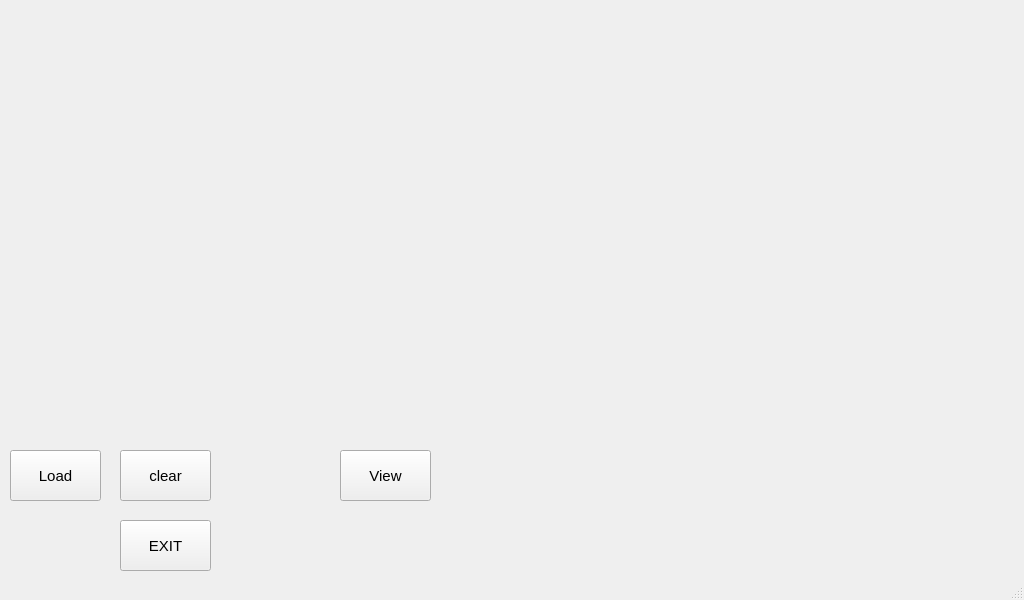
<?xml version="1.0" encoding="UTF-8"?>
<ui version="4.0">
 <class>MainWindow</class>
 <widget class="QMainWindow" name="MainWindow">
  <property name="geometry">
   <rect>
    <x>0</x>
    <y>0</y>
    <width>1024</width>
    <height>600</height>
   </rect>
  </property>
  <property name="windowTitle">
   <string>MainWindow</string>
  </property>
  <widget class="QWidget" name="centralwidget">
   <widget class="PlotWidget" name="plotWidget" native="true">
    <property name="geometry">
     <rect>
      <x>10</x>
      <y>10</y>
      <width>1001</width>
      <height>431</height>
     </rect>
    </property>
   </widget>
   <widget class="QPushButton" name="loadButton">
    <property name="geometry">
     <rect>
      <x>10</x>
      <y>450</y>
      <width>91</width>
      <height>51</height>
     </rect>
    </property>
    <property name="font">
     <font>
      <pointsize>11</pointsize>
     </font>
    </property>
    <property name="text">
     <string>Load</string>
    </property>
   </widget>
   <widget class="QPushButton" name="viewButton">
    <property name="geometry">
     <rect>
      <x>340</x>
      <y>450</y>
      <width>91</width>
      <height>51</height>
     </rect>
    </property>
    <property name="font">
     <font>
      <pointsize>11</pointsize>
     </font>
    </property>
    <property name="text">
     <string>View</string>
    </property>
   </widget>
   <widget class="QPushButton" name="clearButton">
    <property name="geometry">
     <rect>
      <x>120</x>
      <y>450</y>
      <width>91</width>
      <height>51</height>
     </rect>
    </property>
    <property name="font">
     <font>
      <pointsize>11</pointsize>
     </font>
    </property>
    <property name="text">
     <string>clear</string>
    </property>
   </widget>
   <widget class="QPushButton" name="exitButton">
    <property name="geometry">
     <rect>
      <x>120</x>
      <y>520</y>
      <width>91</width>
      <height>51</height>
     </rect>
    </property>
    <property name="font">
     <font>
      <pointsize>11</pointsize>
     </font>
    </property>
    <property name="text">
     <string>EXIT</string>
    </property>
   </widget>
  </widget>
  <widget class="QStatusBar" name="statusbar"/>
 </widget>
 <customwidgets>
  <customwidget>
   <class>PlotWidget</class>
   <extends>QWidget</extends>
   <header>pyqtgraph</header>
   <container>1</container>
  </customwidget>
 </customwidgets>
 <resources/>
 <connections/>
</ui>
